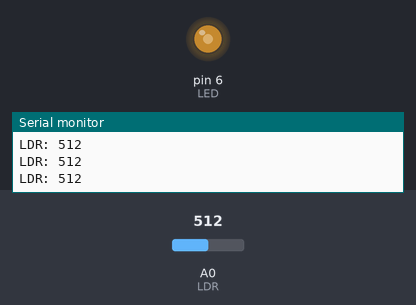
A sketch run on a simulated Arduino Uno, built with avr-gcc and run on an emulated ATmega328P. Parts: output pins drawn as LEDs (lit = HIGH), the last lines printed to the serial monitor. Inputs (shaded band) come from the test bench; at power-on: A0 (LDR) = 512.

Above: at 1.2 s.
1.3 s: A0 (LDR) set to 716
At 2.5 s:
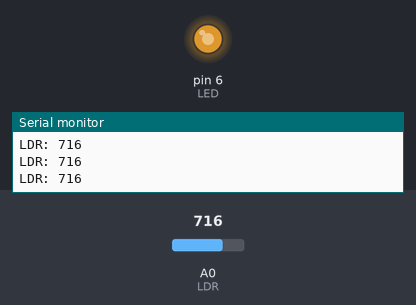
2.8 s: A0 (LDR) set to 900
At 4.0 s:
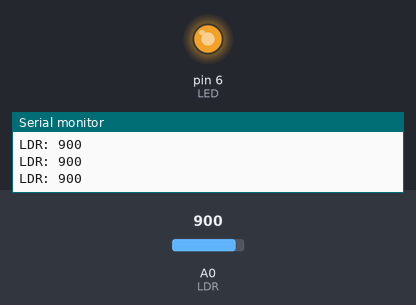
4.3 s: A0 (LDR) set to 122
At 5.4 s:
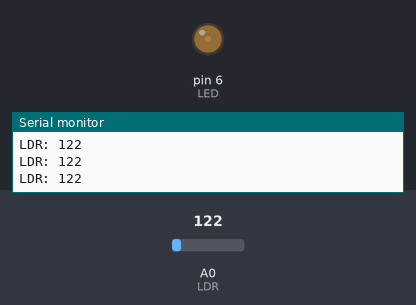
5.8 s: A0 (LDR) set to 0
At 6.8 s:
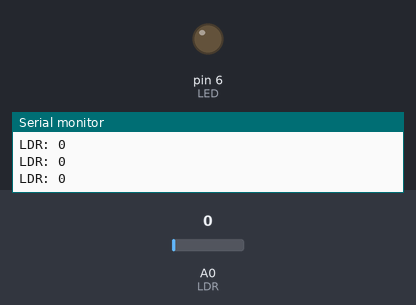
7.3 s: A0 (LDR) set to 511
At 8.0 s:
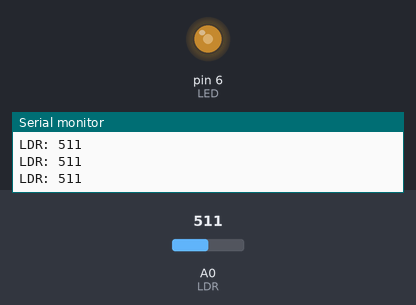
Timing chart, 0 to 9.8 s (numbered marks = the images above; inputs shaded):
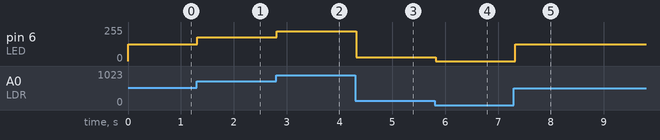

Measured:
- after the input at 1.3 s, pin 6 (LED): 127/255 → 178/255 at once
- after the input at 2.8 s, pin 6 (LED): 178/255 → 224/255 at once
- after the input at 4.3 s, pin 6 (LED): 224/255 → 30/255 at once
- after the input at 5.8 s, pin 6 (LED): 30/255 → 0/255 at once
- after the input at 7.3 s, pin 6 (LED): 0/255 → 127/255 at once

The sketch:

ldr_light_intensity.ino
```cpp
#define LDR  A0
#define LED  6

void setup()
{
  Serial.begin(9600);
  pinMode(LDR, INPUT);
  pinMode(LED, OUTPUT);
}

void loop()
{
  int value = analogRead(LDR);
  Serial.print("LDR: ");
  Serial.println(value);

  // The [map()] function rescales a value from one range to another range proportionally.
  // map(value, fromLow, fromHigh, toLow, toHigh)
  analogWrite(LED, map(value, 0, 1023, 0, 255));
  delay(100);
}
```
